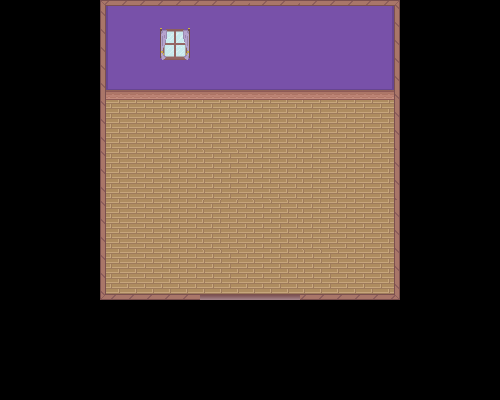

The image is a tile-based game level rendered from a .tmx file. Its description and source (layers, tilesets, objects; grid data summarised) follow:
An orthogonal 10x8 tile map with 50x50 px tiles, 1 tile layer (main).

<map version="1.0" orientation="orthogonal" renderorder="right-down" width="10" height="8" tilewidth="50" tileheight="50" nextobjectid="1">
 <tileset firstgid="1" name="Window" tilewidth="50" tileheight="50" tilecount="24" columns="4">
  <image source="TS/Window.png" trans="ff00ff" width="200" height="300" />
  <tile id="4">
   <properties>
    <property name="Collision" type="int" value="2" />
   </properties>
  </tile>
  <tile id="5">
   <properties>
    <property name="Collision" type="int" value="2" />
   </properties>
  </tile>
  <tile id="6">
   <properties>
    <property name="Collision" type="int" value="2" />
   </properties>
  </tile>
  <tile id="7">
   <properties>
    <property name="Collision" type="int" value="2" />
   </properties>
  </tile>
  <tile id="8">
   <properties>
    <property name="Collision" type="int" value="3" />
   </properties>
  </tile>
  <tile id="11">
   <properties>
    <property name="Collision" type="int" value="4" />
   </properties>
  </tile>
  <tile id="12">
   <properties>
    <property name="Collision" type="int" value="3" />
   </properties>
  </tile>
  <tile id="15">
   <properties>
    <property name="Collision" type="int" value="4" />
   </properties>
  </tile>
  <tile id="16">
   <properties>
    <property name="Collision" type="int" value="7" />
   </properties>
  </tile>
  <tile id="17">
   <properties>
    <property name="Collision" type="int" value="2" />
   </properties>
  </tile>
  <tile id="18">
   <properties>
    <property name="Collision" type="int" value="2" />
   </properties>
  </tile>
  <tile id="19">
   <properties>
    <property name="Collision" type="int" value="8" />
   </properties>
  </tile>
  <tile id="20">
   <properties>
    <property name="Transition" type="int" value="1" />
   </properties>
  </tile>
 </tileset>
 <layer name="main" width="10" height="8">
  <data>[80 cells, 36 non-empty, 20 distinct tile ids]</data>
 </layer>
</map>
